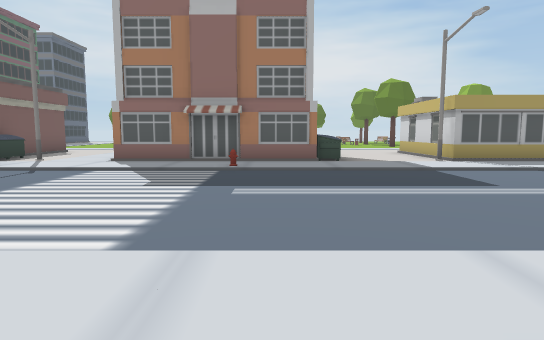
View 1 (above)

19 first-person views from a walk through a 3-D level made in the Unity game engine. The camera is 1.4 m above the floor, tilts 6° down and sees 75° across. The floor is counted in squares, 2 m on a side. Each view is taken from the middle of a square. On the plan, view 1 faces up. The plan holds only what a view shows up to about 11 squares ahead; the rest is blank. The place goes on beyond the plan. The player is left out.

View 2
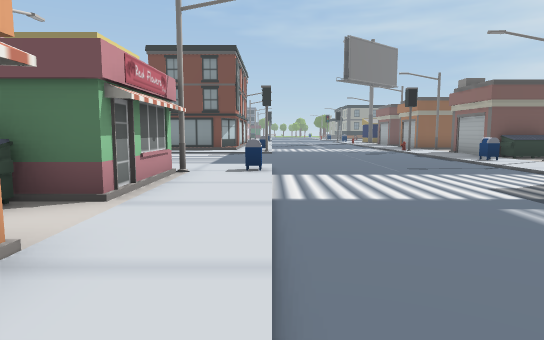

View 3
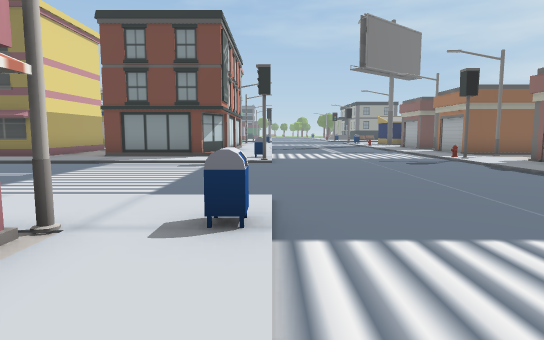

View 4
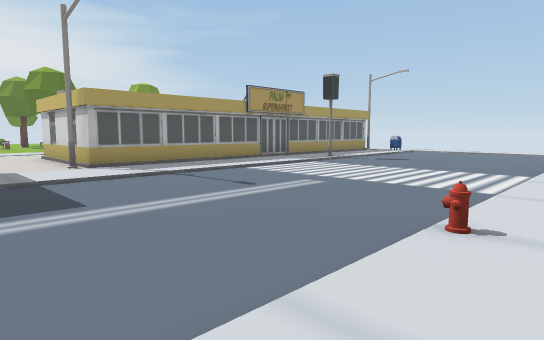

View 5
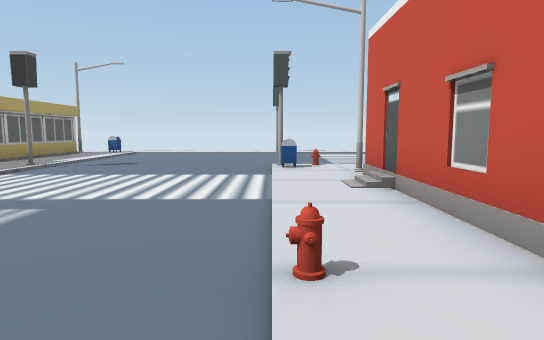

View 6
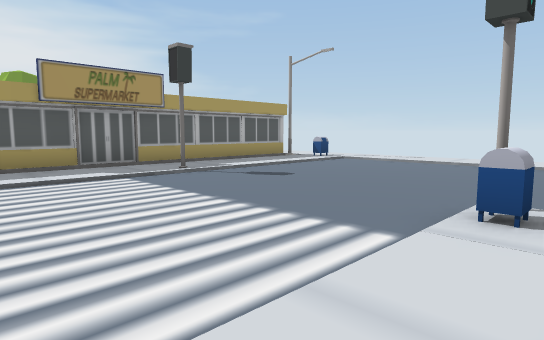

View 7
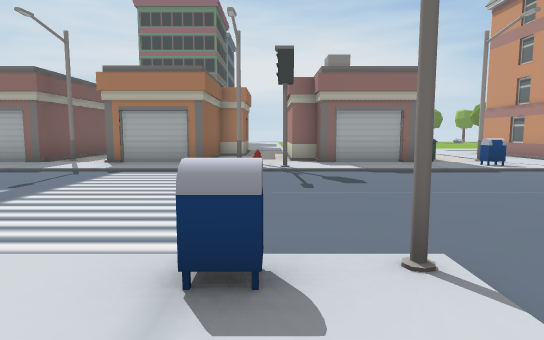

View 8
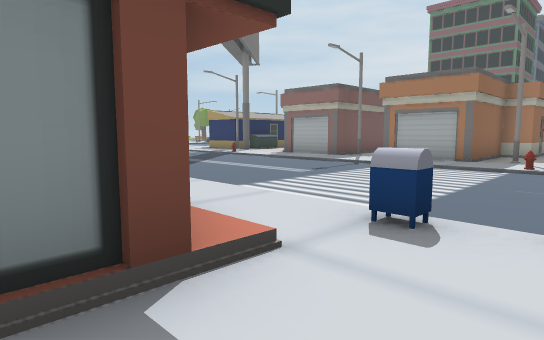

View 9
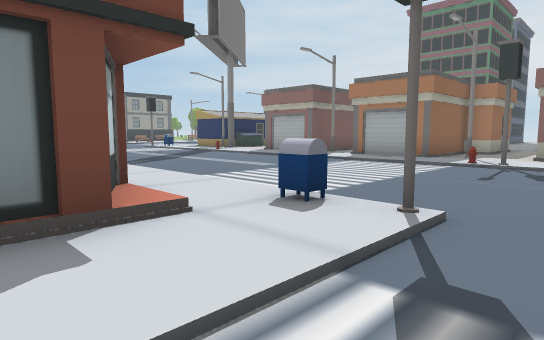

View 10
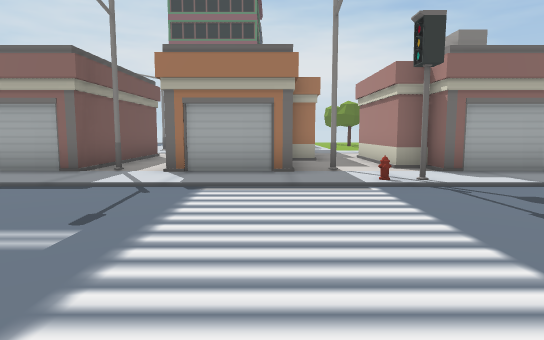

View 11
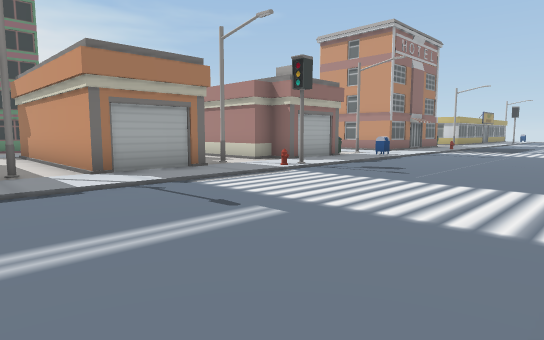

View 12
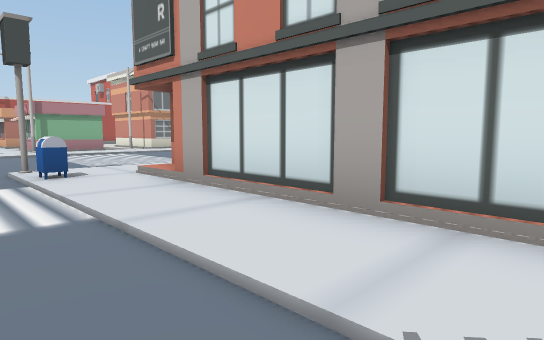

View 13
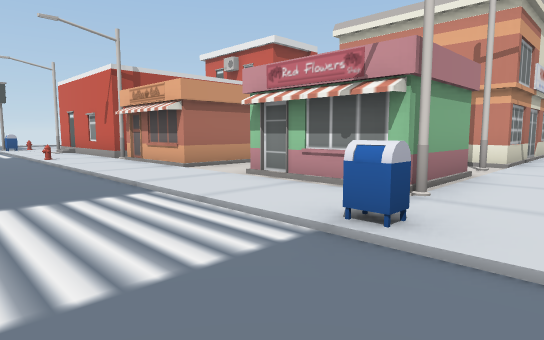

View 14
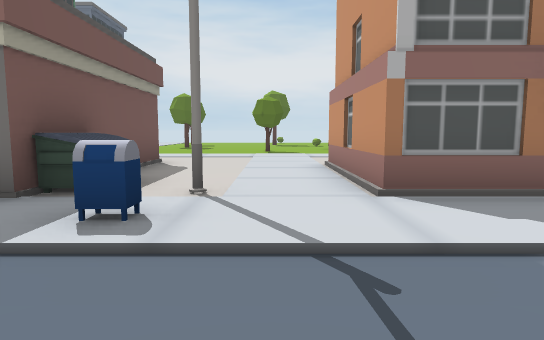

View 15
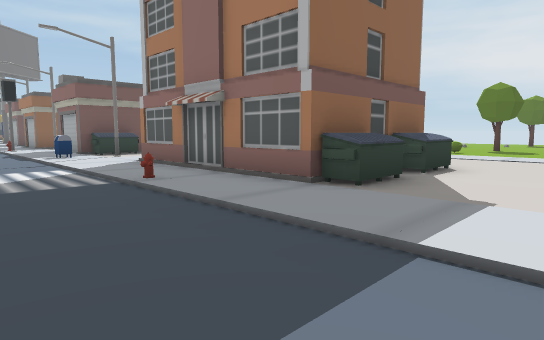

View 16
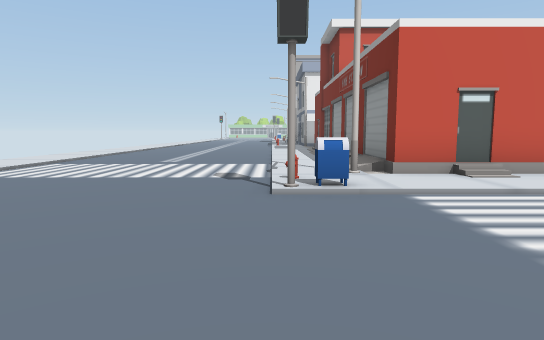

View 17
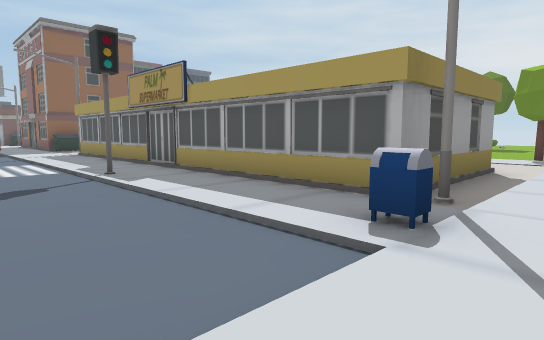

View 18
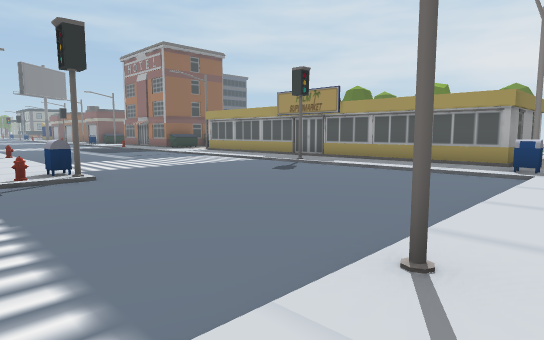

View 19
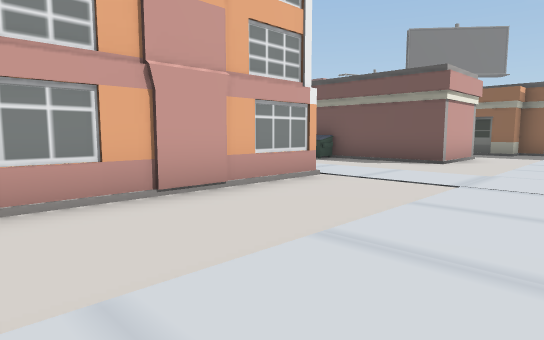

### Floor plan
Key: @ floor where view 1 was taken; # wall or solid block; . floor; / step, stairs or slope; B building; U dumpster; S streetlight; H hydrant; M mailbox; T tree; O other object.
Columns run from 17 left of view 1 to 17 right of it. Each row starts with its distance up from view 1.
 18                   ..           ..
 17                   ..           ..
 16                   .             T
 15
 14   # B....... .........          ..
 13 # #  #.###.. .........          ..
 12 #.#  #.###.. #B####...#         #.
 11 #.####.###.. #    U...#         #.
 10 #.###..###U. #   ##...#        ##.
  9 BS###S.##BUS #B###U..S##########BS
  8 ...........M.....................M.
  7 //////HO////////H///////////O/////.
  6 ................................./.
  5 ................................./.
  4 ................................./.
  3 ................................./.
  2 //////MO..../M////////H////MO....O.
  1 ......./..../............/..H..../.
  0 #####B./..../S#B#@#B#S####BS/..../.
 -1     ##./..../.###U#      ##./..../
 -2      #./.... .#  U        #./..../

Positions as (right, up) in squares from view 1, and headings:
1: (0, 0), facing up
2: (3, 2), facing left
3: (-1, 2), facing left
4: (2, 1), facing up-right
5: (3, 2), facing right
6: (7, 1), facing up-right
7: (-11, 0), facing up
8: (-10, -1), facing up-left
9: (-9, -1), facing up-left
10: (-13, 2), facing up
11: (-17, 2), facing up-right
12: (-17, 3), facing down-right
13: (-5, 4), facing down-right
14: (-5, 5), facing up
15: (4, 5), facing up-left
16: (11, 6), facing down
17: (17, 5), facing up-left
18: (17, 0), facing up-left
19: (1, 16), facing down-left
